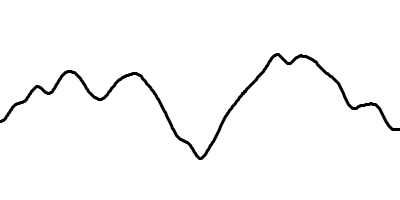
Frame 1 (no input)
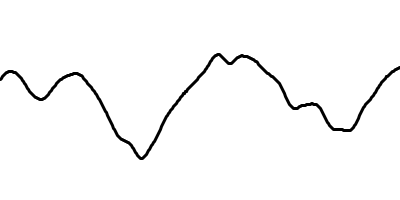
Frame 60 (the mouse pressed at the canvas centre just before this capture)
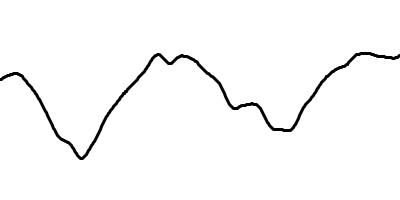
Frame 120 (the mouse held since frame 60 and released just before this capture)

The Processing sketch that drew these frames (run headless with seeded random() and noise(); from frame 60 on, the mouse is pressed at the canvas centre):

// Processing sketch: s2_7_Noise
// ── s2_7_Noise.pde
// TIME
float t = 0.0;

void setup() {
  size(400,200);
}


void draw() {
  background(255);
  float xoff = t;
  noFill();
  stroke(0,0,0);
  strokeWeight(3);
  beginShape();
  for (int i = 0; i < width; i++) {
    float y = noise(xoff)*height;
    xoff += 0.01;
    vertex(i,y);
  }
  endShape();
  t+= 0.01;
}
